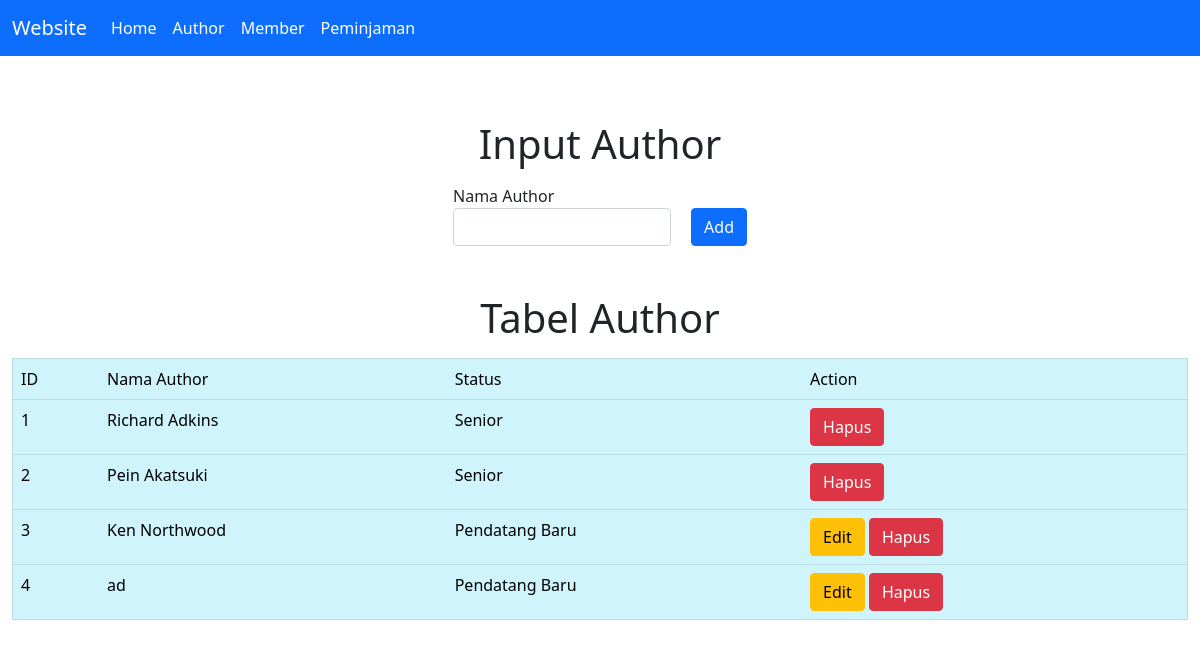
The app's page /author.php, older data.
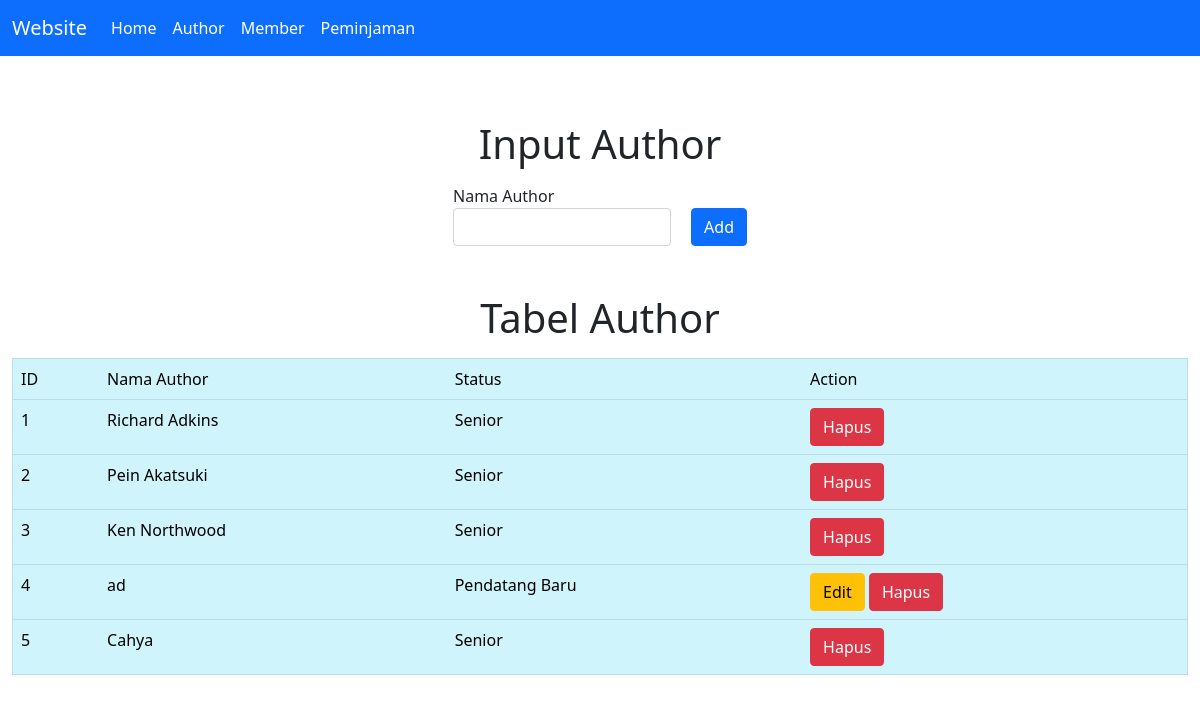
The same page, newer data.
### tables this page shows
CREATE TABLE `author` (
  `id_author` int(11) NOT NULL AUTO_INCREMENT,
  `nama` varchar(100) NOT NULL,
  `status` varchar(50) NOT NULL,
  PRIMARY KEY (`id_author`)
);

### conf.php (called while the page is built)
<?php
$db_host = "localhost";
$db_user = "root";
$db_pass = "";
$db_name = "db_perpustakaan";
?>

### includes/DB.class.php (called while the page is built, shortened)
<?php
class DB
{
    var $db_host = "";
    var $db_user = "";
    var $db_pass = "";
    var $db_name = "";
    var $db_link = null;
    var $result = null;
    function __construct($db_host = '', $db_user = '', $db_pass = '', $db_name = '')
    {
        $this->db_host = $db_host;
        $this->db_user = $db_user;
        $this->db_pass = $db_pass;
        $this->db_name = $db_name;
    }
    function open()
    {
        $this->db_link = mysqli_connect($this->db_host, $this->db_user, $this->db_pass, $this->db_name);
    }
    function execute($query = "")
    {
        $this->result = mysqli_query($this->db_link, $query);
        return $this->result;
    }
    function getResult()
    {
        return mysqli_fetch_array($this->result);
    }
}
?>

### includes/Author.class.php (called while the page is built, shortened)
<?php
class Author extends DB
{
    function getAuthor()
    {
        $query = "SELECT * FROM author";
        return $this->execute($query);
    }
}

### author.php (the view, shortened to what this page needs)
<?php
include("conf.php");
include("includes/DB.class.php");
include("includes/Author.class.php");
$author = new Author($db_host, $db_user, $db_pass, $db_name);
$author->open();
$author->getAuthor();
$data = null;
$no = 1;
while (list($id, $nama, $status) = $author->getResult()) {
    if ($status == 'Senior') {
        $data .= "<tr>
                <td>" . $no++ . "</td>
                <td>" . $nama . "</td>
                <td>" . $status . "</td>
                <td>
                <a href='author.php?id_hapus=" . $id . "' class='btn btn-danger''>Hapus</a>
                </td>
                </tr>";
    } else {
        $data .= "<tr>
                <td>" . $no++ . "</td>
                <td>" . $nama . "</td>
                <td>" . $status . "</td>
                <td>
                <a href='author.php?id_edit=" . $id .  "' class='btn btn-warning''>Edit</a>
                <a href='author.php?id_hapus=" . $id . "' class='btn btn-danger''>Hapus</a>
                </td>
                </tr>";
    }
}

Row changes from the older to the newer data that the page shows:
changed author "Ken Northwood": status "Pendatang Baru" → "Senior"
added author: nama "Cahya", status "Senior"
